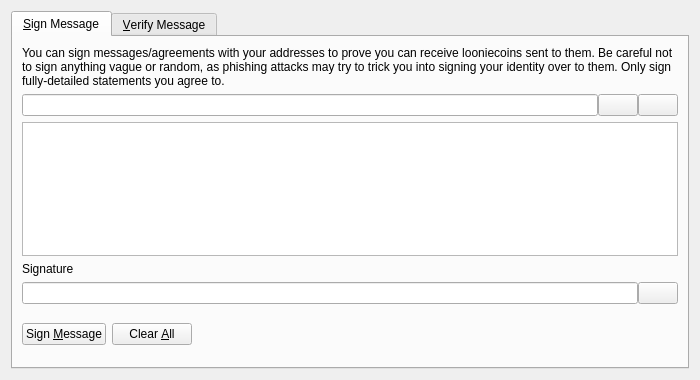
<?xml version="1.0" encoding="UTF-8"?>
<ui version="4.0">
 <class>SignVerifyMessageDialog</class>
 <widget class="QDialog" name="SignVerifyMessageDialog">
  <property name="geometry">
   <rect>
    <x>0</x>
    <y>0</y>
    <width>700</width>
    <height>380</height>
   </rect>
  </property>
  <property name="windowTitle">
   <string>Signatures - Sign / Verify a Message</string>
  </property>
  <property name="modal">
   <bool>true</bool>
  </property>
  <layout class="QVBoxLayout" name="verticalLayout">
   <item>
    <widget class="QTabWidget" name="tabWidget">
     <property name="currentIndex">
      <number>0</number>
     </property>
     <widget class="QWidget" name="tabSignMessage">
      <attribute name="title">
       <string>&amp;Sign Message</string>
      </attribute>
      <layout class="QVBoxLayout" name="verticalLayout_SM">
       <item>
        <widget class="QLabel" name="infoLabel_SM">
         <property name="text">
          <string>You can sign messages/agreements with your addresses to prove you can receive looniecoins sent to them. Be careful not to sign anything vague or random, as phishing attacks may try to trick you into signing your identity over to them. Only sign fully-detailed statements you agree to.</string>
         </property>
         <property name="textFormat">
          <enum>Qt::PlainText</enum>
         </property>
         <property name="wordWrap">
          <bool>true</bool>
         </property>
        </widget>
       </item>
       <item>
        <layout class="QHBoxLayout" name="horizontalLayout_1_SM">
         <property name="spacing">
          <number>0</number>
         </property>
         <item>
          <widget class="QValidatedLineEdit" name="addressIn_SM">
           <property name="toolTip">
            <string>The Looniecoin address to sign the message with</string>
           </property>
          </widget>
         </item>
         <item>
          <widget class="QPushButton" name="addressBookButton_SM">
           <property name="toolTip">
            <string>Choose previously used address</string>
           </property>
           <property name="text">
            <string/>
           </property>
           <property name="icon">
            <iconset resource="../bitcoin.qrc">
             <normaloff>:/icons/address-book</normaloff>:/icons/address-book</iconset>
           </property>
           <property name="shortcut">
            <string>Alt+A</string>
           </property>
           <property name="autoDefault">
            <bool>false</bool>
           </property>
          </widget>
         </item>
         <item>
          <widget class="QPushButton" name="pasteButton_SM">
           <property name="toolTip">
            <string>Paste address from clipboard</string>
           </property>
           <property name="text">
            <string/>
           </property>
           <property name="icon">
            <iconset resource="../bitcoin.qrc">
             <normaloff>:/icons/editpaste</normaloff>:/icons/editpaste</iconset>
           </property>
           <property name="shortcut">
            <string>Alt+P</string>
           </property>
           <property name="autoDefault">
            <bool>false</bool>
           </property>
          </widget>
         </item>
        </layout>
       </item>
       <item>
        <widget class="QPlainTextEdit" name="messageIn_SM">
         <property name="toolTip">
          <string>Enter the message you want to sign here</string>
         </property>
        </widget>
       </item>
       <item>
        <widget class="QLabel" name="signatureLabel_SM">
         <property name="text">
          <string>Signature</string>
         </property>
         <property name="textFormat">
          <enum>Qt::PlainText</enum>
         </property>
        </widget>
       </item>
       <item>
        <layout class="QHBoxLayout" name="horizontalLayout_2_SM">
         <property name="spacing">
          <number>0</number>
         </property>
         <item>
          <widget class="QLineEdit" name="signatureOut_SM">
           <property name="font">
            <font>
             <italic>true</italic>
            </font>
           </property>
           <property name="readOnly">
            <bool>true</bool>
           </property>
          </widget>
         </item>
         <item>
          <widget class="QPushButton" name="copySignatureButton_SM">
           <property name="toolTip">
            <string>Copy the current signature to the system clipboard</string>
           </property>
           <property name="text">
            <string/>
           </property>
           <property name="icon">
            <iconset resource="../bitcoin.qrc">
             <normaloff>:/icons/editcopy</normaloff>:/icons/editcopy</iconset>
           </property>
           <property name="autoDefault">
            <bool>false</bool>
           </property>
          </widget>
         </item>
        </layout>
       </item>
       <item>
        <layout class="QHBoxLayout" name="horizontalLayout_3_SM">
         <item>
          <widget class="QPushButton" name="signMessageButton_SM">
           <property name="toolTip">
            <string>Sign the message to prove you own this Looniecoin address</string>
           </property>
           <property name="text">
            <string>Sign &amp;Message</string>
           </property>
           <property name="icon">
            <iconset resource="../bitcoin.qrc">
             <normaloff>:/icons/edit</normaloff>:/icons/edit</iconset>
           </property>
           <property name="autoDefault">
            <bool>false</bool>
           </property>
          </widget>
         </item>
         <item>
          <widget class="QPushButton" name="clearButton_SM">
           <property name="toolTip">
            <string>Reset all sign message fields</string>
           </property>
           <property name="text">
            <string>Clear &amp;All</string>
           </property>
           <property name="icon">
            <iconset resource="../bitcoin.qrc">
             <normaloff>:/icons/remove</normaloff>:/icons/remove</iconset>
           </property>
           <property name="autoDefault">
            <bool>false</bool>
           </property>
          </widget>
         </item>
         <item>
          <spacer name="horizontalSpacer_1_SM">
           <property name="orientation">
            <enum>Qt::Horizontal</enum>
           </property>
           <property name="sizeHint" stdset="0">
            <size>
             <width>40</width>
             <height>48</height>
            </size>
           </property>
          </spacer>
         </item>
         <item>
          <widget class="QLabel" name="statusLabel_SM">
           <property name="font">
            <font>
             <weight>75</weight>
             <bold>true</bold>
            </font>
           </property>
           <property name="text">
            <string/>
           </property>
           <property name="wordWrap">
            <bool>true</bool>
           </property>
          </widget>
         </item>
         <item>
          <spacer name="horizontalSpacer_2_SM">
           <property name="orientation">
            <enum>Qt::Horizontal</enum>
           </property>
           <property name="sizeHint" stdset="0">
            <size>
             <width>40</width>
             <height>48</height>
            </size>
           </property>
          </spacer>
         </item>
        </layout>
       </item>
      </layout>
     </widget>
     <widget class="QWidget" name="tabVerifyMessage">
      <attribute name="title">
       <string>&amp;Verify Message</string>
      </attribute>
      <layout class="QVBoxLayout" name="verticalLayout_VM">
       <item>
        <widget class="QLabel" name="infoLabel_VM">
         <property name="text">
          <string>Enter the receiver's address, message (ensure you copy line breaks, spaces, tabs, etc. exactly) and signature below to verify the message. Be careful not to read more into the signature than what is in the signed message itself, to avoid being tricked by a man-in-the-middle attack. Note that this only proves the signing party receives with the address, it cannot prove sendership of any transaction!</string>
         </property>
         <property name="textFormat">
          <enum>Qt::PlainText</enum>
         </property>
         <property name="alignment">
          <set>Qt::AlignLeading|Qt::AlignLeft|Qt::AlignTop</set>
         </property>
         <property name="wordWrap">
          <bool>true</bool>
         </property>
        </widget>
       </item>
       <item>
        <layout class="QHBoxLayout" name="horizontalLayout_1_VM">
         <property name="spacing">
          <number>0</number>
         </property>
         <item>
          <widget class="QValidatedLineEdit" name="addressIn_VM">
           <property name="toolTip">
            <string>The Looniecoin address the message was signed with</string>
           </property>
          </widget>
         </item>
         <item>
          <widget class="QPushButton" name="addressBookButton_VM">
           <property name="toolTip">
            <string>Choose previously used address</string>
           </property>
           <property name="text">
            <string/>
           </property>
           <property name="icon">
            <iconset resource="../bitcoin.qrc">
             <normaloff>:/icons/address-book</normaloff>:/icons/address-book</iconset>
           </property>
           <property name="shortcut">
            <string>Alt+A</string>
           </property>
           <property name="autoDefault">
            <bool>false</bool>
           </property>
          </widget>
         </item>
        </layout>
       </item>
       <item>
        <widget class="QPlainTextEdit" name="messageIn_VM"/>
       </item>
       <item>
        <widget class="QValidatedLineEdit" name="signatureIn_VM"/>
       </item>
       <item>
        <layout class="QHBoxLayout" name="horizontalLayout_2_VM">
         <item>
          <widget class="QPushButton" name="verifyMessageButton_VM">
           <property name="toolTip">
            <string>Verify the message to ensure it was signed with the specified Looniecoin address</string>
           </property>
           <property name="text">
            <string>Verify &amp;Message</string>
           </property>
           <property name="icon">
            <iconset resource="../bitcoin.qrc">
             <normaloff>:/icons/transaction_0</normaloff>:/icons/transaction_0</iconset>
           </property>
           <property name="autoDefault">
            <bool>false</bool>
           </property>
          </widget>
         </item>
         <item>
          <widget class="QPushButton" name="clearButton_VM">
           <property name="toolTip">
            <string>Reset all verify message fields</string>
           </property>
           <property name="text">
            <string>Clear &amp;All</string>
           </property>
           <property name="icon">
            <iconset resource="../bitcoin.qrc">
             <normaloff>:/icons/remove</normaloff>:/icons/remove</iconset>
           </property>
           <property name="autoDefault">
            <bool>false</bool>
           </property>
          </widget>
         </item>
         <item>
          <spacer name="horizontalSpacer_1_VM">
           <property name="orientation">
            <enum>Qt::Horizontal</enum>
           </property>
           <property name="sizeHint" stdset="0">
            <size>
             <width>40</width>
             <height>48</height>
            </size>
           </property>
          </spacer>
         </item>
         <item>
          <widget class="QLabel" name="statusLabel_VM">
           <property name="font">
            <font>
             <weight>75</weight>
             <bold>true</bold>
            </font>
           </property>
           <property name="text">
            <string/>
           </property>
           <property name="wordWrap">
            <bool>true</bool>
           </property>
          </widget>
         </item>
         <item>
          <spacer name="horizontalSpacer_2_VM">
           <property name="orientation">
            <enum>Qt::Horizontal</enum>
           </property>
           <property name="sizeHint" stdset="0">
            <size>
             <width>40</width>
             <height>48</height>
            </size>
           </property>
          </spacer>
         </item>
        </layout>
       </item>
      </layout>
     </widget>
    </widget>
   </item>
  </layout>
 </widget>
 <customwidgets>
  <customwidget>
   <class>QValidatedLineEdit</class>
   <extends>QLineEdit</extends>
   <header>qt/qvalidatedlineedit.h</header>
  </customwidget>
 </customwidgets>
 <resources>
  <include location="../bitcoin.qrc"/>
 </resources>
 <connections/>
</ui>
